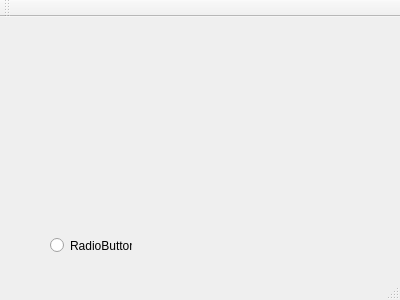
<?xml version="1.0" encoding="UTF-8"?>
<ui version="4.0">
 <class>MainWindow</class>
 <widget class="QMainWindow" name="MainWindow">
  <property name="geometry">
   <rect>
    <x>0</x>
    <y>0</y>
    <width>400</width>
    <height>300</height>
   </rect>
  </property>
  <property name="windowTitle">
   <string>MainWindow</string>
  </property>
  <widget class="QWidget" name="centralWidget">
   <widget class="QRadioButton" name="radioButton">
    <property name="geometry">
     <rect>
      <x>50</x>
      <y>220</y>
      <width>82</width>
      <height>17</height>
     </rect>
    </property>
    <property name="text">
     <string>RadioButton</string>
    </property>
   </widget>
  </widget>
  <widget class="QMenuBar" name="menuBar">
   <property name="geometry">
    <rect>
     <x>0</x>
     <y>0</y>
     <width>400</width>
     <height>21</height>
    </rect>
   </property>
  </widget>
  <widget class="QToolBar" name="mainToolBar">
   <attribute name="toolBarArea">
    <enum>TopToolBarArea</enum>
   </attribute>
   <attribute name="toolBarBreak">
    <bool>false</bool>
   </attribute>
  </widget>
  <widget class="QStatusBar" name="statusBar"/>
 </widget>
 <layoutdefault spacing="6" margin="11"/>
 <resources/>
 <connections/>
</ui>
